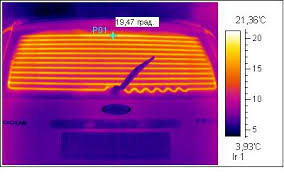
#> input picture General_C/DATA/download.jpeg, 284 x 177 px, found by its file name
$ jupyter execute Check_thermo.ipynb
#> lines starting #> are read from the running program, lines starting #| are printed output that depends on the picture; after the words box and inside, x2 and y2 are one past the last pixel; in counts of white or black regions, pixels touching at a corner belong together; long printed decimals are rounded
[cell 1]
import cv2
img = cv2.imread("/home/angelika/Desktop/8_term/R_D/General_C/DATA/download.jpeg", cv2.IMREAD_ANYDEPTH)
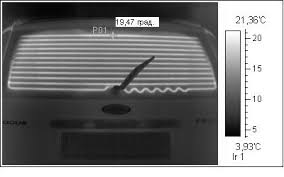
#> img: shape (177, 284); min 0, max 255, mean 121.3

[cell 2]
import matplotlib.pyplot as plt

[cell 3]
#image = cv2.cvtColor(img, cv2.COLOR_RGB2BGR)

plt.figure(figsize=(8, 6))
plt.imshow(img)
plt.title('Оригинальное изображение')
plt.axis('off')
plt.show()

[cell 4]
# Проверка успешной загрузки
if img is None:
    print("Ошибка загрузки изображения.")
else:
    print("Размер:", img.shape)
#| Размер: (177, 284)
    print("Тип данных:", img.dtype)
#| Тип данных: uint8
    print("Пример значения пикселя [0, 0]:", img[0, 0])  # левый верхний пиксель
#| Пример значения пикселя [0, 0]: 34

[cell 5]
x = 110
y = 10
pixel_flame_gray8 = img[y, x]
#> pixel_flame_gray8 = 20

[cell 6]
def pixel_to_temperature(pixel_val, t_min, t_max, max_pixel_val=255):
    """
    Преобразует значение пикселя в температуру на основе мин/макс температуры.

    Args:
        pixel_val (int or float): Значение пикселя (0–255 или 0–65535).
        t_min (float): Минимальная температура в кадре (°C).
        t_max (float): Максимальная температура в кадре (°C).
        max_pixel_val (int): Максимальное значение пикселя (по умолчанию 255).

    Returns:
        float: Температура в °C.
    """
    return t_min + (pixel_val / max_pixel_val) * (t_max - t_min)

[cell 7]
# write pointer
pixel_flame_gray16 = pixel_to_temperature(pixel_flame_gray8, 3.93, 21.36)
#> pixel_flame_gray16 = 5.3
cv2.circle(img, (x, y), 2, (0, 0, 0), -1)
#> img: shape (177, 284); 0.03% of pixels changed, all inside (x1, y1, x2, y2) = (108, 8, 113, 13)
print(pixel_flame_gray16)
#| 5.297
#cv2.circle(gray16_image, (x, y), 2, (0, 0, 0), -1)
# write temperature value in gray8 and gray16 image
cv2.putText(img,"{0:.1f} Celc".format(pixel_flame_gray16),(x - 80, y - 15), cv2.FONT_HERSHEY_PLAIN, 1,(255,0,0),2)
#cv2.putText(gray16_image,"{0:.1f} Fahrenheit".format(pixel_flame_gray16),(x - 80, y - 15), cv2.FONT_HERSHEY_PLAIN, 1,(255,0,0),2)

plt.figure(figsize=(8, 6))
plt.imshow(img)
plt.title('calculate temper')
plt.axis('off')
plt.show()


$ run again, with General_C/DATA/4.png saved as General_C/DATA/download.jpeg
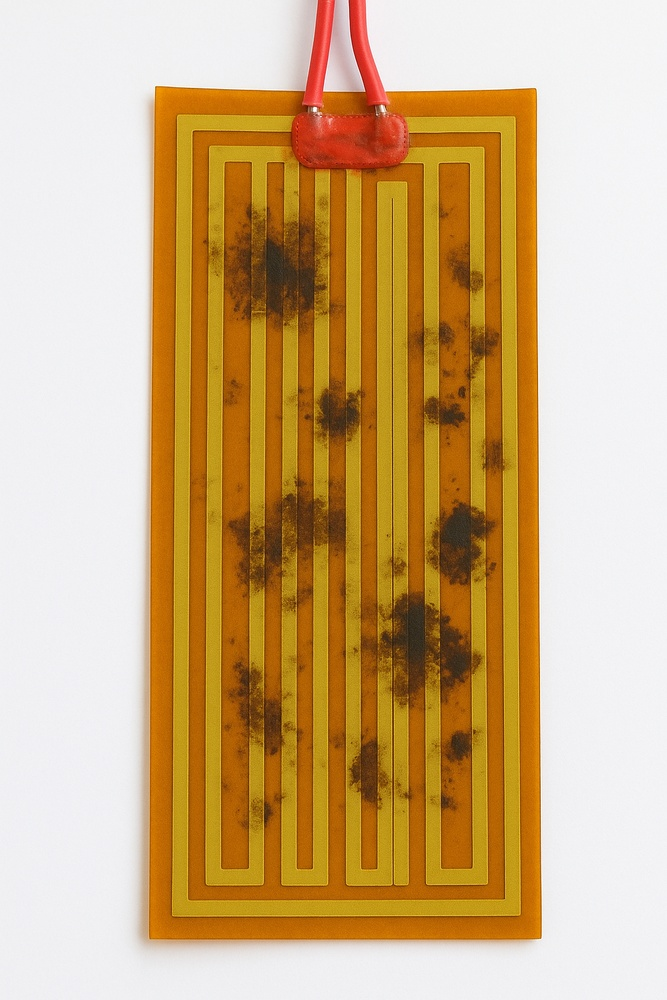
#> input picture General_C/DATA/4.png, 667 x 1000 px, shrunk from 1024 x 1536 before the run, found by its file name
#> `img = cv2.imread("/home/angelika/Desktop/8_term/R_D/General_C/DATA/dow..`:
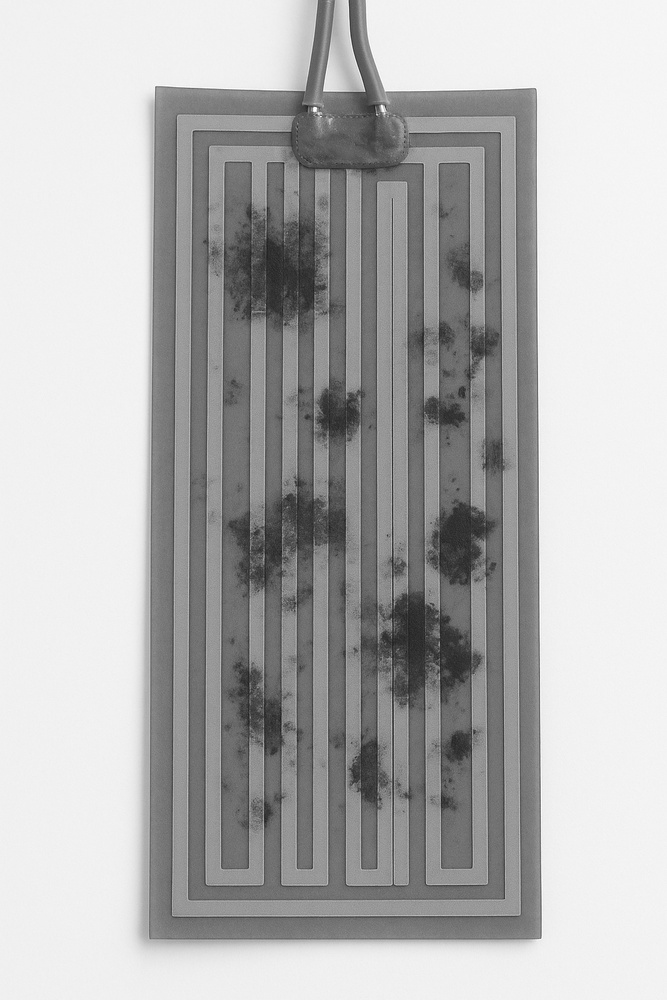
#> img: shape (1000, 667); min 26, max 255, mean 179.4
#| Размер: (1000, 667)
#| Тип данных: uint8
#| Пример значения пикселя [0, 0]: 240
#> pixel_flame_gray8 = 241
#> pixel_flame_gray16 = 20.4
#| 20.403

$ run again, with General_C/DATA/5.png saved as General_C/DATA/download.jpeg
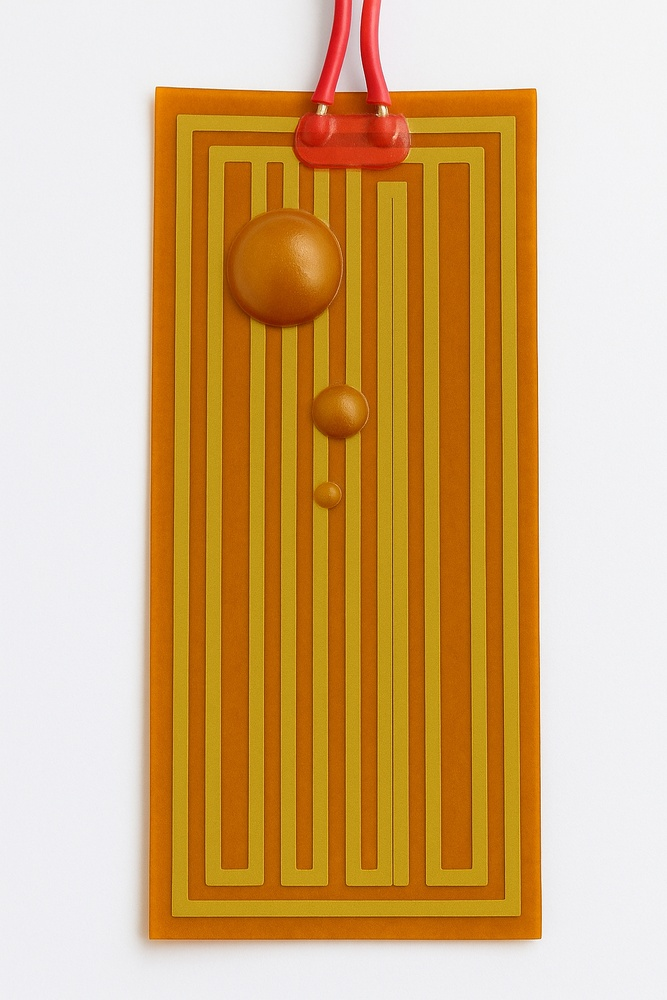
#> input picture General_C/DATA/5.png, 667 x 1000 px, shrunk from 1024 x 1536 before the run, found by its file name
#> `img = cv2.imread("/home/angelika/Desktop/8_term/R_D/General_C/DATA/dow..`:
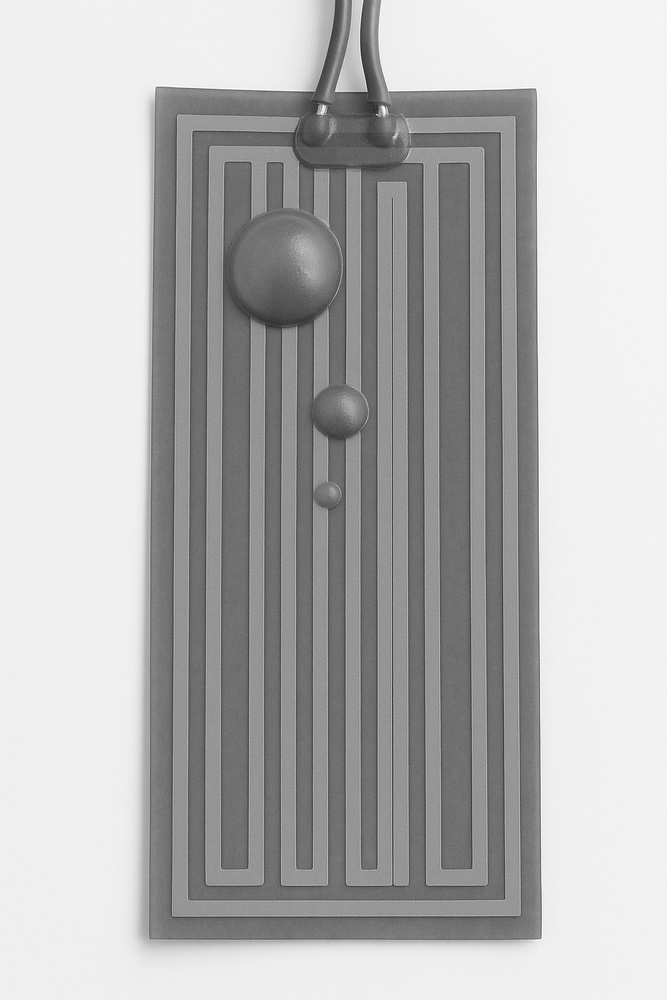
#> img: shape (1000, 667); min 41, max 255, mean 181.6
#| Размер: (1000, 667)
#| Тип данных: uint8
#| Пример значения пикселя [0, 0]: 239
#> pixel_flame_gray8 = 240
#> pixel_flame_gray16 = 20.33
#| 20.335
